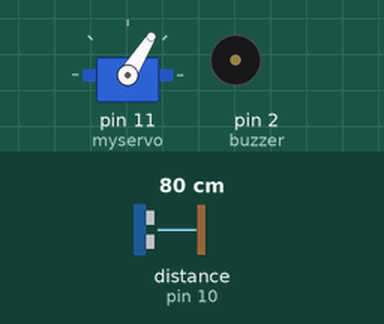
This sketch was run on a simulated Arduino Uno, built with avr-gcc and run on an emulated ATmega328P. On the bench: servo, buzzer (waves = sounding, pin HIGH). Wiring (inferred from the names in the program): ultrasonic range finder: trigger pin 9; echo pin 10. Inputs (shaded band) come from the test bench; at power-on: distance to the obstacle (sensor on pin 10) 80 cm. The echo pulse lasts 58.3 µs per cm; pins used as bus, display or sensor lines are not drawn.

Above: at 1.2 s.
1.3 s: distance to the obstacle (sensor on pin 10) set to 2 cm
At 1.8 s:
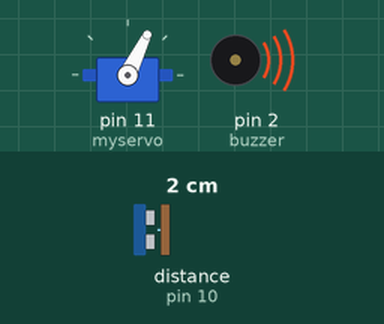
4.3 s: distance to the obstacle (sensor on pin 10) set to 9 cm
At 5.1 s:
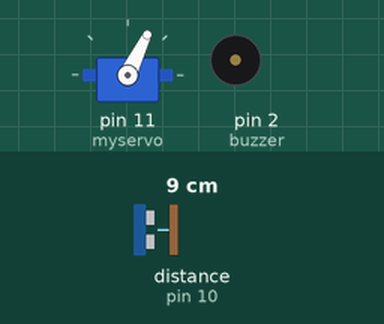
7.3 s: distance to the obstacle (sensor on pin 10) set to 4 cm
At 8.1 s:
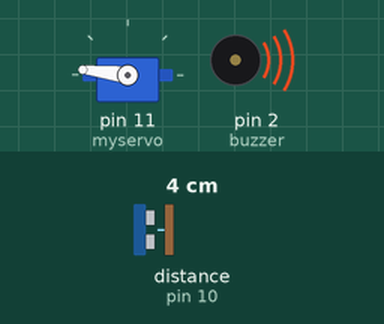
10.3 s: distance to the obstacle (sensor on pin 10) set to 18 cm
At 11.1 s:
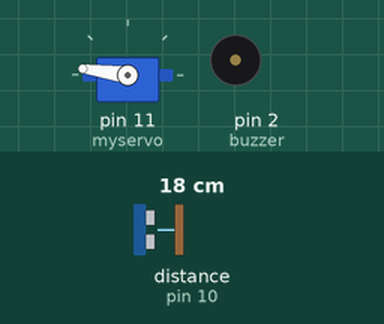
13.3 s: distance to the obstacle (sensor on pin 10) set to 35 cm
16.3 s: distance to the obstacle (sensor on pin 10) set to 60 cm
Timing chart, 0 to 20.3 s (numbered marks = the images above; inputs shaded):
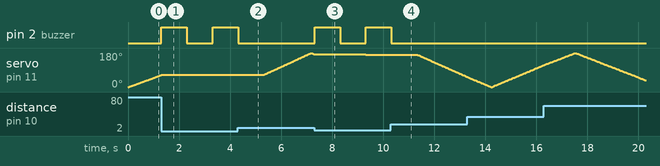

Measured:
- after the input at 1.3 s, pin 2 (buzzer): LOW → HIGH at once, → LOW 1.0 s later, → HIGH 1.0 s later; servo on pin 11 (myservo): goes on until 1.3 s, then stays 64°
- after the input at 4.3 s, pin 2 (buzzer): goes on until 4.3 s, then stays LOW
- after the input at 7.3 s, pin 2 (buzzer): LOW → HIGH at once, → LOW 1.0 s later, → HIGH 1.0 s later
- after the input at 10.3 s, pin 2 (buzzer): goes on until 10.3 s, then stays LOW

The sketch:

radar.ino
```cpp
#include<Servo.h>
int trigPin=9;
int echoPin=10;
int buzzer=2;
int pos=0;

Servo myservo;

void setup()
{
  pinMode(trigPin,OUTPUT);
  pinMode(echoPin,INPUT);
  pinMode(buzzer,OUTPUT);
  myservo.attach(11);
}

int calcdist()
{
  digitalWrite(trigPin,LOW);
  delayMicroseconds(2);
  digitalWrite(trigPin,HIGH);
  delayMicroseconds(10);
  digitalWrite(trigPin,LOW);

  int duration=pulseIn(echoPin,HIGH);
  int distance=duration*0.34/2;
  return distance;
}

void beeponce()
{
  digitalWrite(buzzer,HIGH);
  delay(1000);
  digitalWrite(buzzer,LOW);
  delay(1000);
}

void objDetect()
{
  int distance=calcdist();
  if(distance<=30)
  {
    beeponce();
    beeponce();
  }
  else if(distance<=60)
    beeponce();
}

void loop()
{
  for(pos=0;pos<=180;pos++)
  {
    myservo.write(pos);
    delay(15);
    objDetect();
  }
  for(pos=180;pos>=0;pos--)
  {
    myservo.write(pos);
    delay(15);
    objDetect();
  }
}
```
